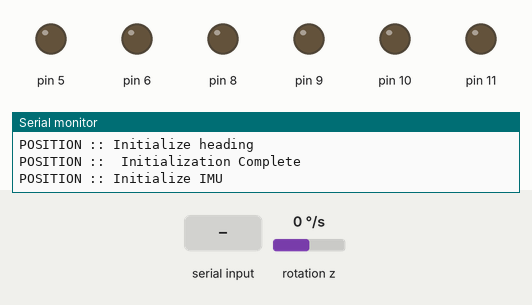
Bench run of a sketch on a simulated Arduino Uno, built with avr-gcc and run on an emulated ATmega328P. Parts: output pins drawn as LEDs (lit = HIGH), the last lines printed to the serial monitor. Wiring (inferred from the names in the program): MPU-6050 motion sensor at I2C address 0x68. Inputs (shaded band) come from the test bench; at power-on: rotation z 0 °/s.

Above: at 0.1 s.
At 5.1 s:
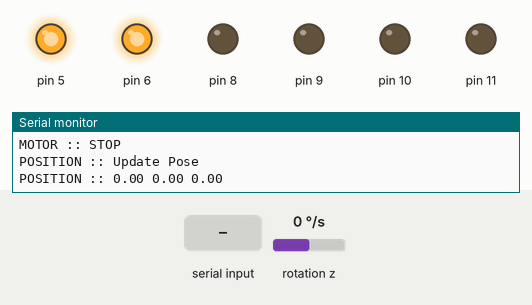
5.2 s: "90,45,200\n" received over Serial
Timing chart, 0 to 8.2 s (numbered marks = the images above; inputs shaded):
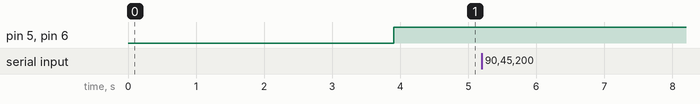

The sketch:

rover_top.ino
```cpp
/*
   Filename: Rover Top Module
   Authors: Shilpa R. , Niladri Dutta, Varshini K, Rahul Rathode
   Description: Code written for autonomous rover during a Team Indus Rover Workshop, June 2018
   Date Created: 26-06-2018
   Version Info:
    0.1 Base Version
*/


// Header Files
#include "rover_motordriver.h"
#include "rover_obstacle_avoidance.h"
#include "rover_position.h"
#include "rover_rangefinder.h"
#include "telecommunication.h"
#include "display.h"
#include "control_logic.h"


#ifdef OBSTACLE_AVOIDANCE_ACTIVE
#include "rover_obstacle_avoidance.h"
#include "rover_rangefinder.h"
// Ultrasonic Rangefinders Pin Connections
#define TRIG1 5
#define ECHO1 5
#define TRIG2 6
#define ECHO2 6
#define TRIG3 7
#define ECHO3 7

int trig[DEFAULT_NUM_RANGEFINDERS] = {TRIG1, TRIG2, TRIG3};
int echo[DEFAULT_NUM_RANGEFINDERS] = {ECHO1, ECHO2, ECHO3};

rangefinders rf(trig, echo, 3, 100);
#endif

telecommunication tc;
positioning *ps;
motordriver m;


int mode;

int flag=0;
float x_g = 0, y_g = 0,speed=0;
float pitch = 0,  roll = 0, rangefinder_distance_1 = 0, rangefinder_distance_2 = 0, rangefinder_distance_3 = 0;

void setup() {
    tc.initialize_telecommunication(115200);
  Serial.begin(115200);
  ps = new positioning;
  ps->intialize_position_unittest();
  m.initialize_motordriver();

//  ps->update_goal(10,34);
//  mode = GO_TO_GOAL;
  //  Serial.println(ps->get_desired_yaw());
}
void loop() {
  // Telecommunication System
      if(tc.telecommand(x_g, y_g, mode,speed)!=STOP)
      {
        ps->update_goal(x_g,y_g);
        ps->update_speed(speed);
      }
    //
      tc.telemetry(mode, ps->get_x(), ps->get_y(), ps->get_x_g(),ps->get_y_g(), ps->get_yaw(), pitch, roll, rangefinder_distance_1, rangefinder_distance_2, rangefinder_distance_3);
  //  tc.heartbeat();

  // Positioning System

  // Control System
    control_logic(mode,tc,ps,m);


  //  displn("\nTOP :: TURN START");
//    point_turn_angle(90, ps);
//    stop();
  //    align_heading(ps);
  //      go_to_goal(ps);
  //
  //  displn("\nTOP ::TURN COMPLETE");
//  delay(10000);

    displn("");

}
```

control_logic.h
```cpp
/*
   Filename: Rover Top Module
   Authors: Shilpa R. , Niladri Dutta, Varshini K, Rahul Rathode
   Description: Code written for autonomous rover during a Team Indus Rover Workshop, June 2018
   Date Created: 26-06-2018
   Version Info:
    0.1 Base Version
*/

#ifndef CONTROL_LOGIC_H
#define CONTROL_LOGIC_H

#define CONTROL_UNITTEST

//#define OBSTACLE_AVOIDANCE_ACTIVE

// Header Files
#include "rover_motordriver.h"
#include "rover_position.h"
#include "telecommunication.h"
#include "display.h"

#define ANGLE_ERROR_TOLERANCE 3  //degrees


#define WAYPOINT_RADIUS 5 // In cms


void point_turn_angle(int turn_angle, positioning *ps, motordriver &m)
{
  int turn_direction = (turn_angle > 0) ? LEFT_TURN : RIGHT_TURN;
  float yaw_f = ps->get_yaw() + turn_angle;

  disp("\nCONTROL :: Tolerance: " + String(ANGLE_ERROR_TOLERANCE) + " < e_yaw: " + String((yaw_f - ps->get_yaw())*turn_direction) + ", yaw: " + String(ps->get_yaw() ));
  m.point_turn(turn_direction, 150);

  while (ANGLE_ERROR_TOLERANCE  < (yaw_f - ps->get_yaw())*turn_direction ) {
    disp("\nCONTROL :: Tolerance: " + String(ANGLE_ERROR_TOLERANCE) + " < e_yaw: " + String((yaw_f - ps->get_yaw())*turn_direction) + ", yaw: " + String(ps->get_yaw() ));
    ps->update_pose(STATIONARY);
  }
  m.stop();
  disp("\nCONTROL :: Tolerance: " + String(ANGLE_ERROR_TOLERANCE) + " < e_yaw: " + String((yaw_f - ps->get_yaw())*turn_direction) + ", yaw: " + String(ps->get_yaw() ));
}

void align_heading(positioning *ps, motordriver &m)
{
  float yaw = ps->get_yaw();
  float yaw_d = ps->get_desired_yaw();
  float e_yaw =  yaw_d - yaw;
#ifdef CONTROL_UNITTEST
  disp("\nCONTROL :: ");
  disp(" YAW:" + String(yaw));
  disp(", desYAW:" + String(yaw_d));
  disp(", errYAW i:" + String(e_yaw));
#endif
  e_yaw = atan2(sin(e_yaw * PI / 180), cos(e_yaw * PI / 180)) * 180 / PI;
#ifdef CONTROL_UNITTEST
  disp(", errYAW f:" + String(e_yaw));
#endif

  if (abs(e_yaw) > ANGLE_ERROR_TOLERANCE )
  {
    // 1. STOP
    m.stop();
    // 2. POINT TURN :
#ifdef CONTROL_UNITTEST
    disp("\nCONTROL :: PtTurn: " + String(e_yaw) + " >" + String(ANGLE_ERROR_TOLERANCE) + " , ");
#endif
    point_turn_angle(e_yaw, ps, m);
  }
#ifdef CONTROL_UNITTEST
  else
  {
    // CONTINUE FWD Motion
    disp("\nCONTROL :: Aligned");
    disp(", ");
  }
#endif
}


// TODO:UNIT TESTING
void go_to_goal(positioning *ps, motordriver &m)
{

#ifdef CONTROL_UNITTEST
  displn("\nCONTROL :: GO_TO_GOAL " );
#endif
  align_heading(ps, m);
  m.forward();
  ps->update_pose(MOTION);
}

// TODO:UNIT TESTING
float check_waypoint_reached(positioning *ps)
{
  float distance = ps->distance_to_goal();
#ifdef CONTROL_UNITTEST
  disp("\nCONTROL :: Waypoint Distance: " + String(distance) );
#endif

  return (distance < WAYPOINT_RADIUS);
}

#ifdef OBSTACLE_AVOIDANCE_ACTIVE
// TODO:UNIT TESTING
int obstacle_position(rangefinders &rf, positioning *ps)
{
  int mask = 0;
  rf.get_all_rangefinder_distances();
  mask = rf.check_threshold(OBSTACLE_THRESHOLD);
  return get_obstacle_position(mask, rf.get_num_rangefinders());
}

// TODO:UNIT TESTING
int obstacle_avoidance(rangefinders &rf, positioning *ps)
{
  int obs_pos = obstacle_position(rf, ps);
#ifdef CONTROL_UNITTEST
  disp("ObsPos:");
  disp(String(obs_pos));
#endif
  switch (obs_pos)
  {
    case LEFT:
#ifdef CONTROL_UNITTEST
      disp("OBS at LEFT");
      disp("\t");
#endif
      point_turn_angle(RIGHT_TURN, ps);
      break;

    case RIGHT:
#ifdef CONTROL_UNITTEST
      disp("OBS at RIGHT");
      disp("\t");
#endif
      point_turn_angle(LEFT_TURN, ps);
      break;

    case FORWARD:
#ifdef CONTROL_UNITTEST
      disp("No OBS");
      disp("\t");
#endif
      break;

    default:
#ifdef CONTROL_UNITTEST
      disp("STOP");
      disp("\t");
#endif
      break;
  }
  return obs_pos;
}
#endif

// TODO:UNIT TESTING

#ifdef OBSTACLE_AVOIDANCE_ACTIVE
void control_logic(int &mode, telecommunication &tc,  positioning *ps, rangefinders &rf, motordriver &m)
{
  switch (mode)
  {
    case STANDBY: stop();
    case OBSTACLE_AVOIDANCE:
      if (obstacle_avoidance(rf, ps) == 0)
      {
        mode = GO_TO_GOAL;
        tc.update_delta(MODE);
      }
      break;
    case GO_TO_GOAL:
      go_to_goal(ps);
      if (obstacle_position(rf, ps) != 0)
      {
        stop();
        mode = OBSTACLE_AVOIDANCE;
        tc.update_delta(MODE);
      }
      else if (check_waypoint_reached(ps) == 1)
      {
        mode = STANDBY;
        tc.update_delta(MODE);
      }
      break;
  }
}
#endif

void control_logic(int &mode, telecommunication &tc,  positioning *ps, motordriver &m)
{
#ifdef CONTROL_UNITTEST
  displn("\nCONTROL :: MODE: " + String(mode) );
#endif

  switch (mode)
  {
    case STANDBY: m.stop();
      ps->update_pose(STATIONARY);
      break;
    case GO_TO_GOAL:
      //        ps->update_pose(MOTION);
      go_to_goal(ps, m);
      if (check_waypoint_reached(ps) == 1)
      {
        mode = STANDBY;
        ps->update_pose(MOTION);
        m.stop();
        ps->update_pose(STATIONARY);
#ifdef CONTROL_UNITTEST
        displn("\nCONTROL :: WAYPOINT REACHED: " + String(check_waypoint_reached(ps)) );
#endif
        //        if (flag == 0)
        //        {
        //
        //          ps->update_goal(0, 0);
        //          mode = GO_TO_GOAL;
        //          delay(2000);
        //          flag = 1;
        //        }
        tc.update_delta(MODE);
      }
      break;
    default:
      mode = 0;
  }
}


#endif
```

display.h
```cpp
#ifndef DISPLAY_H
#define DISPLAY_H

//Control Mode Parameters
#define STANDBY 0
#define OBSTACLE_AVOIDANCE 1
#define GO_TO_GOAL 2

// Display Functions

void disp(String str)
{
  Serial.print(str);
}

void displn(String str)
{
  Serial.println(str);
}
#endif
```

rover_obstacle_avoidance.h
```cpp
/*
   Filename: Rover Top Module
   Authors: Shilpa R. , Niladri Dutta, Varshini K, Rahul Rathode
   Description: Code written for autonomous rover during a Team Indus Rover Workshop, June 2018
   Date Created: 26-06-2018
   Version Info:
    0.1 Base Version
*/

#ifndef OBSTACLE_AVOIDANCE_H
#define OBSTACLE_AVOIDANCE_H

// Header Files
#include "display.h"

#define OBSTACLE_AVOIDANCE_UNITTEST // Uncomment to activate Obstacle Avoidance

#define LEFT -1
#define RIGHT 1
#define FORWARD 0
#define STOP 2


float get_weight(int n, int num_rangefinders)
{
  float offset = ((num_rangefinders - 1.0) / 2.0);
  float weight = 0;

  weight = n - offset;

  return weight;
}

int get_obstacle_position(int16_t mask, int num_rangefinders)
{
  float weighted_sum = 0;
  int obstacle_position = 0;

  for (int i = 0; i < num_rangefinders; ++i)
  {
    weighted_sum += ((mask & (1 << i)) > 0) * get_weight(i, num_rangefinders);
  }
#ifdef OBSTACLE_AVOIDANCE_UNITTEST
  disp("Wt Sum:");
  disp(String(weighted_sum));
  disp("\t");
#endif

  if (weighted_sum == 0)
  {
    obstacle_position = (mask > 0) ? RIGHT : FORWARD; // Hardcoded RIGHT obstacle if obstacle at center i.e. LEFT turn
#ifdef OBSTACLE_AVOIDANCE_UNITTEST
    disp("MidMsk:");
    disp(String((mask > 0)));
    disp("\t");
#endif
  }
  else
  {
    obstacle_position = weighted_sum / abs(weighted_sum);
#ifdef OBSTACLE_AVOIDANCE_UNITTEST
    disp("\t");
    disp("\t");
#endif
  }

  return obstacle_position;
}


#ifdef OBSTACLE_AVOIDANCE_UNITTEST
void ultrasonic_unittest()
{
  int num_rangefinders = 3, obstacle_position = 0;
  //  mask = check_threshold(threshold);
  for (int16_t i = 0; i < pow(2, num_rangefinders); ++i)
  {

    disp(String(i));
    disp("\t");
    obstacle_position = get_obstacle_position(i, num_rangefinders);


    disp("ObsPos:");
    disp(String(obstacle_position));
    switch (obstacle_position)
    {
      case LEFT:
        disp("OBS LEFT");
        disp("\t");
        break;

      case RIGHT:
        disp("OBS RIGHT");
        disp("\t");
        break;

      case FORWARD:
        disp("No OBS");
        disp("\t");
        break;

      default:
        disp("STOP");
        disp("\t");
        break;
    }

    delay(500);
    disp("\n");
  }
}
#endif
#endif
```

rover_position.h
```cpp
/*
   Filename: Rover Top Module
   Authors: Shilpa R. , Niladri Dutta, Varshini K, Rahul Rathode
   Description: Code written for autonomous rover during a Team Indus Rover Workshop, June 2018
   Date Created: 12-06-2018
   Version Info:
    0.1 Base Version
*/

#ifndef POSITION_H

#define POSITION_H


#ifndef POSITION_UNIT_TEST
#define POSITION_UNIT_TEST // Uncomment for Rover Position Unit Testing using IMU
#endif

// Header Files
#include "display.h"
#include<Wire.h>
#include<time.h>


// IMU Configuration
#define DEFAULT_BUFFER_SIZE   100
#define DEFAULT_MPU_ADDRESS 0x68
#define PWR_MGMT_1    0x6B
#define ACCEL_XOUT_H 0x47
#define DEFAULT_SPEED 4.4

// Motion Status
#define MOTION 1
#define STATIONARY 0

class positioning
{
  private:
    int buffer_size;
    int MPU_addr; // I2C address of the MPU-6050
    int16_t AcX, AcY, AcZ, Tmp, GyX, GyY, GyZ;
    float scaled_AcX, scaled_AcY, scaled_AcZ, scaled_GyX, scaled_GyY, scaled_GyZ;
    float scalefactor_Ac = 16384;
    float scalefactor_Gy = 131;
    unsigned long dt, t_a_prev, t_a_curr;
    int16_t GyZ_buffer[DEFAULT_BUFFER_SIZE];
    int16_t GyZ_index = 0;

    int16_t offset_yaw = 0;


    // Positioning & Navigation Configuration

    // Positioning & Navigation Configuration
    float x, y; //Current position Coordintate
    float x_g, y_g; //Goal Coordintate
    float yaw; // Orientation: Yaw

    float speed ;  // in cm/s
    long t_p_prev, t_p_curr;

    // Reset buffer
    void buffer_reset(int16_t buffer[], int16_t buffer_size) {
      for (int i = 0; i < buffer_size; ++i) {
        buffer[i] = 0;
      }
    }

    // Insert data into buffer
    void buffer_insert(int16_t buffer[], int16_t buffer_size, int &index, int16_t data) {
      buffer[index] = data;
      index = (index + 1) % buffer_size;
    }

    // Mean of data in the buffer
    float buffer_mean(int16_t buffer[], int16_t buffer_size) {
      long sum = 0;
      for (int i = 0; i < buffer_size; ++i) {
        //    disp(String(buffer[i]));
        //    disp(" ");
        sum += buffer[i];
      }
      return ((float)sum) / buffer_size;
    }


  public:
    void update_speed(float speed = DEFAULT_SPEED)
    {
      this->speed = speed;
    }

    void update_goal(int x_g, int y_g)
    {
      this->x_g = x_g;
      this->y_g = y_g;
    }

    float get_desired_yaw()
    {
      float yaw_d = atan2((y_g - y) , (x_g - x)) * 180 / PI;
      return yaw_d;
    }


    float get_x()
    {
      return this->x;
    }


    float get_y()
    {
      return this->y;
    }

    float get_x_g()
    {
      return this->x_g;
    }


    float get_y_g()
    {
      return this->y_g;
    }

    float get_yaw()
    {
      update_heading();
      //      displn("\nPOSITION :: " + String(this->yaw));
      return this->yaw;
    }

    float distance_to_goal()
    {
      return sqrt(sq(x - x_g) + sq(y - y_g));
    }

    // Initialize IMU
    void initialize_imu(int MPU_addr = DEFAULT_MPU_ADDRESS) {

#ifdef POSITION_UNIT_TEST
      displn("\nPOSITION :: Initialize IMU");
#endif
      this->MPU_addr = MPU_addr;
      Wire.begin();
      Wire.beginTransmission(this->MPU_addr);
      Wire.write(PWR_MGMT_1);  // PWR_MGMT_1 = 0x6B register
      Wire.write(0);     // set to zero (wakes up the MPU-6050)
      Wire.endTransmission(true);
    }

    // Initialise Positioning system

    void initialize_position()
    {
#ifdef POSITION_UNIT_TEST
      displn("\nPOSITION :: Initialize POSITION X,Y,YAW,Xg,Yg");
#endif
      x = y = yaw = 0;
      x_g = y_g = 0;
      t_p_prev = t_p_curr = micros();

    }

    // Initialize Heading
    void initialize_heading(int buffer_size = DEFAULT_BUFFER_SIZE)
    {
#ifdef POSITION_UNIT_TEST
      displn("\nPOSITION :: Initialize heading");
#endif
      this->buffer_size = buffer_size;
      buffer_reset(GyZ_buffer, buffer_size);
      t_a_prev = micros();
      yaw = 0;
    }

    void intitialize_positioning( int MPU_addr = DEFAULT_MPU_ADDRESS , int buffer_size = DEFAULT_BUFFER_SIZE, float speed = DEFAULT_SPEED)
    {
#ifdef POSITION_UNIT_TEST
      displn("\nPOSITION :: Initialize POSITIONING");
#endif
      initialize_imu(MPU_addr);
      initialize_position();
      initialize_heading(buffer_size);
      update_speed(speed);
#ifdef POSITION_UNIT_TEST
      displn("\nPOSITION ::  Initialization Complete");
#endif
    }

    positioning( int MPU_addr = DEFAULT_MPU_ADDRESS , int buffer_size = DEFAULT_BUFFER_SIZE, float speed = DEFAULT_SPEED)
    {
      intitialize_positioning( MPU_addr , buffer_size, speed);
    }

    //Calculate & Update Position

    void calculate_position(int motion_status = STATIONARY)
    {
      t_p_curr = micros();
      long dt = t_p_curr - t_p_prev;
      float dist = (motion_status == MOTION) ? (dt * speed / 1000000) : 0;
      x = x + dist * cos(yaw * PI / 180);
      y = y + dist * sin(yaw * PI / 180);
      t_p_prev = t_p_curr;
    }


    // Calibrate IMU
    void calibrate_yaw()
    {


      long sum = 0;
      offset_yaw = 0;
      int calibration_samples = 5000;
      for (int i = 0; i < calibration_samples; i++)
      {
        Wire.beginTransmission(MPU_addr);
        Wire.write(ACCEL_XOUT_H);  // starting with register 0x3B (ACCEL_XOUT_H)
        Wire.endTransmission(false);
        Wire.requestFrom(MPU_addr, 2, true); // request a total of 14 registers
        GyZ = Wire.read() << 8 | Wire.read(); // 0x47 (GYRO_ZOUT_H) & 0x48 (GYRO_ZOUT_L)
        buffer_insert(GyZ_buffer, buffer_size, GyZ_index, GyZ);
        sum += GyZ;
      }
      offset_yaw = sum / calibration_samples;
      displn("\nPOSITION :: Offset: " + String(offset_yaw)) ;
    }


    // Calibrate Modules
    void calibrate()
    {
      initialize_imu();
      buffer_reset(GyZ_buffer, buffer_size);
      calibrate_yaw();
    }

    // Get Heading
    void update_heading() {

      Wire.beginTransmission(MPU_addr);
      Wire.write(ACCEL_XOUT_H);  // starting with register 0x47 (GYRO_ZOUT_H)
      Wire.endTransmission(false);
      Wire.requestFrom(MPU_addr, 2, true); // request a total of 2 registers
      GyZ = Wire.read() << 8 | Wire.read() ; // 0x47 (GYRO_ZOUT_H) & 0x48 (GYRO_ZOUT_L)
      buffer_insert(GyZ_buffer, buffer_size, GyZ_index, GyZ);
      t_a_curr = micros();
      dt = t_a_curr - t_a_prev;
      t_a_prev = t_a_curr;
      scaled_GyZ = (buffer_mean(GyZ_buffer, buffer_size) - offset_yaw) / scalefactor_Gy;
      yaw = yaw + ( scaled_GyZ * dt / 1000000.0);
      yaw = atan2(sin(yaw * PI / 180), cos(yaw * PI / 180)) * 180 / PI;
    }

    void update_pose(int motion_status = STATIONARY)
    {

      this->update_heading();
      this->calculate_position(motion_status);

#ifdef POSITION_UNIT_TEST
      displn("\nPOSITION :: Update Pose");
      position_telemetry();
#endif
    }


#ifdef POSITION_UNIT_TEST
    void position_telemetry()
    {
      disp("\nPOSITION :: ");
      disp(String(x));
      disp(" ");
      disp(String(y));
      disp(" ");
      disp(String(yaw));
      disp(" ");
      disp("\n");
    }


    void intialize_position_unittest() {
      disp("UNITTEST...CALIBRATING...");
      intitialize_positioning( MPU_addr , buffer_size);
      calibrate();


      delay(1000);

    }

    void position_unittest() {
      update_pose();

      position_telemetry();
    }
#endif
};
#endif
```

Source omitted: rover_rangefinder.h (4459 bytes), telecommunication.h (5470 bytes), rover_motordriver.h (4123 bytes)
